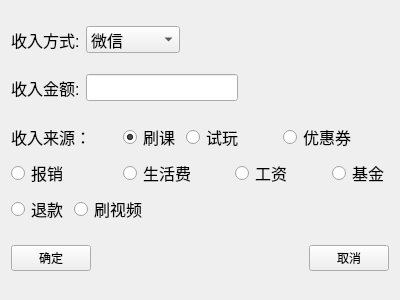
<?xml version="1.0" encoding="UTF-8"?>
<ui version="4.0">
 <class>Income</class>
 <widget class="QWidget" name="Income">
  <property name="geometry">
   <rect>
    <x>0</x>
    <y>0</y>
    <width>400</width>
    <height>300</height>
   </rect>
  </property>
  <property name="windowTitle">
   <string>Form</string>
  </property>
  <layout class="QVBoxLayout" name="verticalLayout">
   <item>
    <layout class="QHBoxLayout" name="horizontalLayout_3">
     <item>
      <widget class="QLabel" name="Label_Income_Way">
       <property name="font">
        <font>
         <pointsize>12</pointsize>
        </font>
       </property>
       <property name="text">
        <string>收入方式:</string>
       </property>
      </widget>
     </item>
     <item>
      <widget class="QComboBox" name="comboBox">
       <property name="font">
        <font>
         <pointsize>12</pointsize>
        </font>
       </property>
       <item>
        <property name="text">
         <string>微信</string>
        </property>
       </item>
       <item>
        <property name="text">
         <string>支付宝</string>
        </property>
       </item>
       <item>
        <property name="text">
         <string>农商银行</string>
        </property>
       </item>
       <item>
        <property name="text">
         <string>建设银行</string>
        </property>
       </item>
       <item>
        <property name="text">
         <string>现金</string>
        </property>
       </item>
      </widget>
     </item>
     <item>
      <spacer name="horizontalSpacer_3">
       <property name="orientation">
        <enum>Qt::Horizontal</enum>
       </property>
       <property name="sizeHint" stdset="0">
        <size>
         <width>40</width>
         <height>20</height>
        </size>
       </property>
      </spacer>
     </item>
    </layout>
   </item>
   <item>
    <layout class="QHBoxLayout" name="horizontalLayout">
     <item>
      <widget class="QLabel" name="Label_Income">
       <property name="font">
        <font>
         <pointsize>12</pointsize>
        </font>
       </property>
       <property name="text">
        <string>收入金额:</string>
       </property>
      </widget>
     </item>
     <item>
      <widget class="QLineEdit" name="lineEdit_Income">
       <property name="font">
        <font>
         <pointsize>12</pointsize>
        </font>
       </property>
      </widget>
     </item>
     <item>
      <spacer name="horizontalSpacer_2">
       <property name="orientation">
        <enum>Qt::Horizontal</enum>
       </property>
       <property name="sizeHint" stdset="0">
        <size>
         <width>40</width>
         <height>20</height>
        </size>
       </property>
      </spacer>
     </item>
    </layout>
   </item>
   <item>
    <layout class="QGridLayout" name="gridLayout">
     <item row="0" column="0" colspan="2">
      <widget class="QLabel" name="Label_Income_2">
       <property name="font">
        <font>
         <pointsize>12</pointsize>
        </font>
       </property>
       <property name="text">
        <string>收入来源：</string>
       </property>
      </widget>
     </item>
     <item row="0" column="2">
      <widget class="QRadioButton" name="RadioButton_Brush_Class">
       <property name="font">
        <font>
         <pointsize>12</pointsize>
        </font>
       </property>
       <property name="tabletTracking">
        <bool>false</bool>
       </property>
       <property name="acceptDrops">
        <bool>false</bool>
       </property>
       <property name="autoFillBackground">
        <bool>false</bool>
       </property>
       <property name="text">
        <string>刷课</string>
       </property>
       <property name="checked">
        <bool>true</bool>
       </property>
       <attribute name="buttonGroup">
        <string notr="true">Button_Income</string>
       </attribute>
      </widget>
     </item>
     <item row="0" column="3" colspan="2">
      <widget class="QRadioButton" name="RadioButton_TryPlay">
       <property name="font">
        <font>
         <pointsize>12</pointsize>
        </font>
       </property>
       <property name="text">
        <string>试玩</string>
       </property>
       <attribute name="buttonGroup">
        <string notr="true">Button_Income</string>
       </attribute>
      </widget>
     </item>
     <item row="0" column="5" colspan="2">
      <widget class="QRadioButton" name="RadioButton_Coupon">
       <property name="font">
        <font>
         <pointsize>12</pointsize>
        </font>
       </property>
       <property name="text">
        <string>优惠券</string>
       </property>
       <attribute name="buttonGroup">
        <string notr="true">Button_Income</string>
       </attribute>
      </widget>
     </item>
     <item row="1" column="0">
      <widget class="QRadioButton" name="RadioButton_Baoxiao">
       <property name="font">
        <font>
         <pointsize>12</pointsize>
        </font>
       </property>
       <property name="text">
        <string>报销</string>
       </property>
       <attribute name="buttonGroup">
        <string notr="true">Button_Income</string>
       </attribute>
      </widget>
     </item>
     <item row="1" column="2" colspan="2">
      <widget class="QRadioButton" name="RadioButton_Alimony">
       <property name="font">
        <font>
         <pointsize>12</pointsize>
        </font>
       </property>
       <property name="text">
        <string>生活费</string>
       </property>
       <attribute name="buttonGroup">
        <string notr="true">Button_Income</string>
       </attribute>
      </widget>
     </item>
     <item row="1" column="4" colspan="2">
      <widget class="QRadioButton" name="RadioButton_Wage">
       <property name="font">
        <font>
         <pointsize>12</pointsize>
        </font>
       </property>
       <property name="text">
        <string>工资</string>
       </property>
       <attribute name="buttonGroup">
        <string notr="true">Button_Income</string>
       </attribute>
      </widget>
     </item>
     <item row="1" column="6">
      <widget class="QRadioButton" name="RadioButton_Fund">
       <property name="font">
        <font>
         <pointsize>12</pointsize>
        </font>
       </property>
       <property name="text">
        <string>基金</string>
       </property>
       <attribute name="buttonGroup">
        <string notr="true">Button_Income</string>
       </attribute>
      </widget>
     </item>
     <item row="2" column="0">
      <widget class="QRadioButton" name="RadioButton_Fund_2">
       <property name="font">
        <font>
         <pointsize>12</pointsize>
        </font>
       </property>
       <property name="text">
        <string>退款</string>
       </property>
       <attribute name="buttonGroup">
        <string notr="true">Button_Income</string>
       </attribute>
      </widget>
     </item>
     <item row="2" column="1" colspan="2">
      <widget class="QRadioButton" name="RadioButton_Fund_3">
       <property name="font">
        <font>
         <pointsize>12</pointsize>
        </font>
       </property>
       <property name="text">
        <string>刷视频</string>
       </property>
      </widget>
     </item>
    </layout>
   </item>
   <item>
    <layout class="QHBoxLayout" name="horizontalLayout_2">
     <item>
      <widget class="QPushButton" name="pushButton_2">
       <property name="text">
        <string>确定</string>
       </property>
      </widget>
     </item>
     <item>
      <spacer name="horizontalSpacer">
       <property name="orientation">
        <enum>Qt::Horizontal</enum>
       </property>
       <property name="sizeHint" stdset="0">
        <size>
         <width>40</width>
         <height>20</height>
        </size>
       </property>
      </spacer>
     </item>
     <item>
      <widget class="QPushButton" name="pushButton">
       <property name="text">
        <string>取消</string>
       </property>
      </widget>
     </item>
    </layout>
   </item>
  </layout>
 </widget>
 <resources/>
 <connections/>
 <buttongroups>
  <buttongroup name="Button_Income"/>
 </buttongroups>
</ui>
